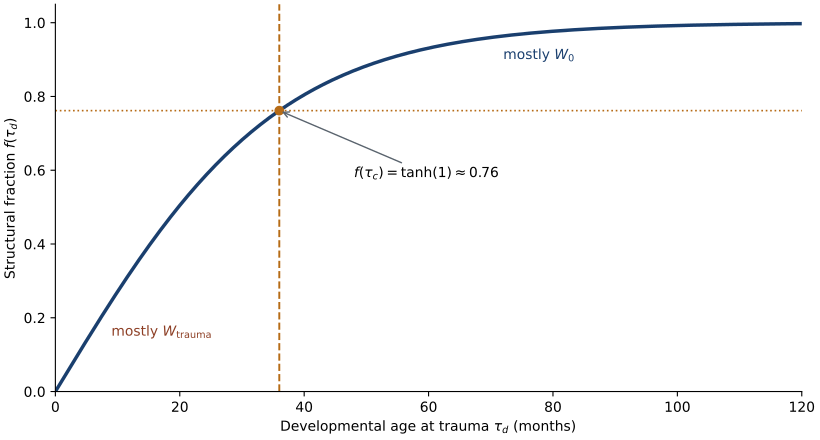

Recreate this plot in Python.
"""Structural fraction f(tau_d) = tanh(tau_d/tau_c)."""
import numpy as np
import matplotlib.pyplot as plt

age = np.linspace(0, 120, 500)
critical = 36
fraction = np.tanh(age / critical)
figure, axis = plt.subplots(figsize=(8.2, 4.4), constrained_layout=True)
axis.plot(age, fraction, color='#1a3f6e', lw=2.5)
axis.axvline(critical, color='#b66b16', ls='--', lw=1.4)
axis.axhline(np.tanh(1), color='#b66b16', ls=':', lw=1.2)
axis.scatter([critical], [np.tanh(1)], color='#b66b16', zorder=3)
axis.annotate(r'$f(\tau_c)=\tanh(1)\approx0.76$', (critical, np.tanh(1)), xytext=(48, .58), arrowprops={'arrowstyle': '->', 'color': '#59636d'})
axis.text(9, .15, r'mostly $W_{\mathrm{trauma}}$', color='#8d3f25')
axis.text(72, .9, r'mostly $W_0$', color='#1a3f6e')
axis.set(xlim=(0, 120), ylim=(0, 1.05), xlabel=r'Developmental age at trauma $\tau_d$ (months)', ylabel=r'Structural fraction $f(\tau_d)$')
axis.spines[['top', 'right']].set_visible(False)
figure.savefig('fig_structural_fraction.pdf')
